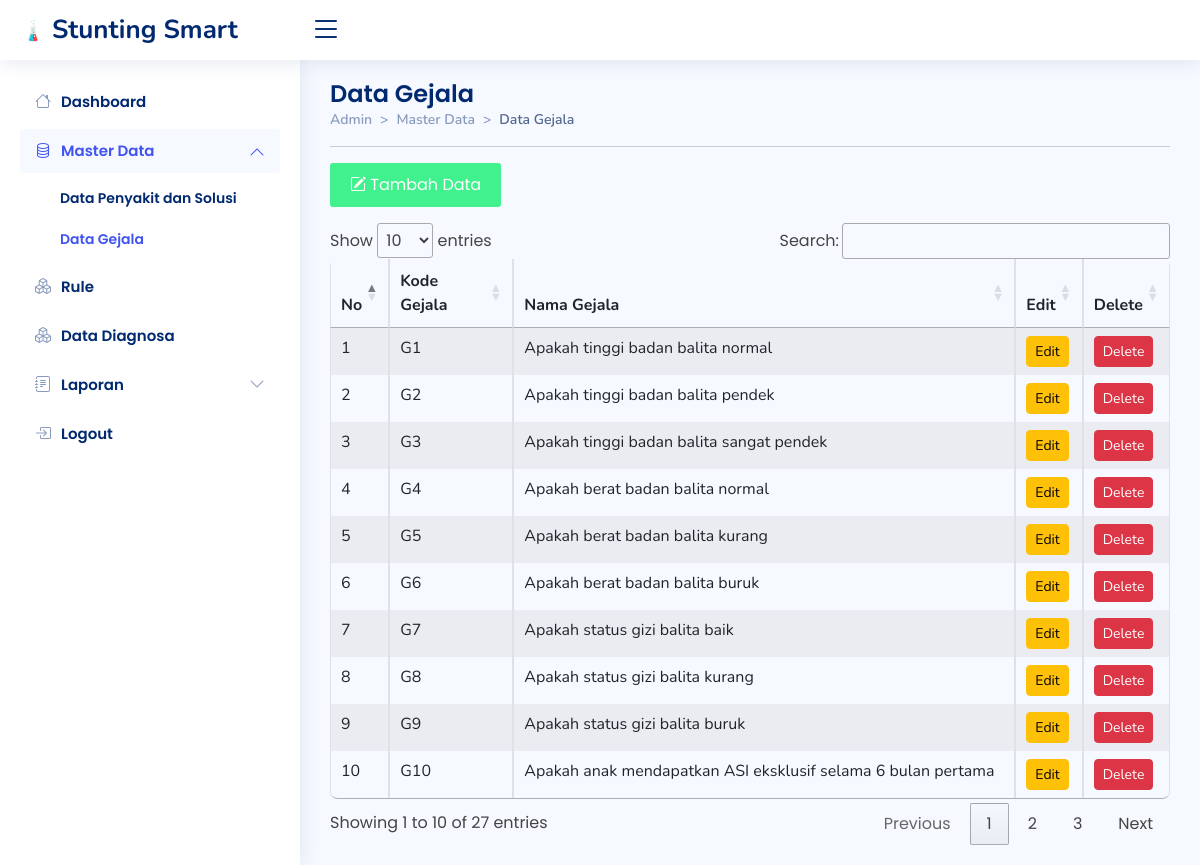
Screenshot of /admin/gejala/gejala.php with the database file from the repository.
### tables this page shows
CREATE TABLE `tb_gejala` (
  `id` int(11) NOT NULL,
  `kdgejala` varchar(3) DEFAULT NULL,
  `gejala` text DEFAULT NULL
);

### admin/gejala/gejala.php (the view, shortened to what this page needs)
<!DOCTYPE html>
<html lang="en">
<head>
  <link href="../../assets/vendor/bootstrap/css/bootstrap.min.css" rel="stylesheet">
  <link rel="stylesheet" href="https://cdn.jsdelivr.net/npm/bootstrap-icons@1.10.2/font/bootstrap-icons.css">
  <link href="../../assets/vendor/boxicons/css/boxicons.min.css" rel="stylesheet">
  <link href="../../assets/vendor/quill/quill.snow.css" rel="stylesheet">
  <link href="../../assets/vendor/quill/quill.bubble.css" rel="stylesheet">
  <link href="../../assets/vendor/remixicon/remixicon.css" rel="stylesheet">
  <link href="../../assets/vendor/simple-datatables/style.css" rel="stylesheet">
  <link rel="stylesheet" href="https://cdn.datatables.net/1.12.1/css/jquery.dataTables.min.css">
  <link href="../../assets/css/style.css" rel="stylesheet">
</head>
<body>
  <header id="header" class="header fixed-top d-flex align-items-center">
    <div class="d-flex align-items-center justify-content-between">
      <a href="../index.php" class="logo d-flex align-items-center">
        <img src="../../assets/img/logo.png" alt="">
        <span class="d-none d-lg-block">Stunting Smart</span>
      </a>
      <i class="bi bi-list toggle-sidebar-btn"></i>
    </div>
  </header>
  <aside id="sidebar" class="sidebar">
    <ul class="sidebar-nav" id="sidebar-nav">
      <li class="nav-item">
        <a class="nav-link collapsed" href="../index.php">
          <i class="bi bi-house"></i>
          <span>Dashboard</span>
        </a>
      </li>
      <li class="nav-item">
        <a class="nav-link" data-bs-target="#components-nav" data-bs-toggle="collapse" href="#">
          <i class="bi bi-database"></i><span>Master Data</span><i class="bi bi-chevron-down ms-auto"></i>
        </a>
        <ul id="components-nav" class="nav-content collapse show" data-bs-parent="#sidebar-nav">
          <li>
            <a href="../penyakit/penyakit.php">
              <span>Data Penyakit dan Solusi</span>
            </a>
          </li>
          <li>
            <a href="../gejala/gejala.php" class="active">
              <span>Data Gejala</span>
            </a>
          </li>
        </ul>
      </li>
      <li class="nav-item">
        <a class="nav-link collapsed" href="../rules/rules.php">
          <i class="bi bi-boxes"></i>
          <span>Rule</span>
        </a>
      </li>
      <li class="nav-item">
        <a class="nav-link collapsed" href="../data_diagnosis.php">
          <i class="bi bi-boxes"></i>
          <span>Data Diagnosa</span>
        </a>
      </li>
      <li class="nav-item">
        <a class="nav-link collapsed" data-bs-target="#forms-nav" data-bs-toggle="collapse" href="#">
          <i class="bi bi-journal-text"></i><span>Laporan</span><i class="bi bi-chevron-down ms-auto"></i>
        </a>
      </li>
      <li class="nav-item">
        <a class="nav-link collapsed" href="javascript:;" data-bs-toggle="modal" data-bs-target="#logoutmodal">
          <i class="bi bi-box-arrow-in-right"></i>
          <span>Logout</span>
        </a>
      </li>
    </ul>
  </aside>
  <main id="main" class="main">
    <div class="pagetitle">
      <h1>Data Gejala</h1>
      <nav style="--bs-breadcrumb-divider: '>';">
        <ol class="breadcrumb">
          <li class="breadcrumb-item"><a href="../index.html">Admin</a></li>
          <li class="breadcrumb-item">Master Data</li>
          <li class="breadcrumb-item active">Data Gejala</li>
        </ol>
      </nav>
      <hr>
    </div>
    <section>
      <div class="row">
        <div class="col-md-12">
          <button type="button" class="tambah btn-md mb-3" data-bs-toggle="modal" data-bs-target="#tambahmodal"><i class="bi bi-pencil-square"></i> Tambah Data</button>
          <div class="table-responsive">
            <table id="myTable" class="table table-striped table-hover table-bordered">
              <thead>
                <tr>
                  <th>No</th>
                  <th>Kode Gejala</th>
                  <th>Nama Gejala</th>
                  <th>Edit</th>
                  <th>Delete<input type="hidden" id="texthapus"></th>
                </tr>
              </thead>
              <tbody>
                <?php
                include "../koneksi.php";
                $sql = "SELECT * FROM tb_gejala  ORDER BY id";
                $qry = mysqli_query($koneksi, $sql) or die("SQL Error" . mysqli_error($koneksi));
                $no = 0;
                while ($data = mysqli_fetch_array($qry)) {
                  $no++;
                ?>
                  <tr>
                    <td><?php echo $no; ?></td>
                    <td><?php echo $data['kdgejala']; ?></td>
                    <td><?php echo $data['gejala']; ?></td>
                    <td><a href="./editgejala.php?id=<?php echo $data['id']; ?>" class="btn btn-warning btn-sm">Edit</a></td>
                    <td><a onClick="return HapusData('<?php echo $data['id']; ?>');" class="btn btn-danger btn-sm" data-bs-toggle="modal" data-bs-target="#hapusmodal">Delete</a>
                    </td>
                  </tr><?php } ?>
              </tbody>
            </table>
          </div>
        </div>
      </div>
    </section>
  </main>
</body>
</html>

### assets/css/style.css (style rules this page uses)
:root { scroll-behavior: smooth; }
body { font-family: "Poppins", sans-serif; background: #f6f9ff; color: #444444; }
a { color: #41f18e; text-decoration: none; }
.tambah { color: #41f18e; text-decoration: none; }
span { font-family: "Poppins", sans-serif; }
h1, h2, h3, h4, h5, h6 { font-family: "Poppins", sans-serif; }
#main { margin-top: 60px; padding: 20px 30px; transition: all 0.3s; }
.pagetitle { margin-bottom: 10px; }
.pagetitle h1 { font-size: 24px; margin-bottom: 0; font-weight: 600; color: #012970; }
.breadcrumb { font-size: 14px; font-family: "Nunito", sans-serif; color: #899bbd; font-weight: 600; }
.breadcrumb a { color: #899bbd; transition: 0.3s; }
.breadcrumb .breadcrumb-item::before { color: #899bbd; }
.breadcrumb .active { color: #51678f; font-weight: 600; }
.logo { line-height: 1; }
@media (min-width: 1200px) { .logo { width: 280px; } }
.logo img { max-height: 26px; margin-right: 6px; }
.logo span { font-size: 26px; font-weight: 700; color: #012970; font-family: "Nunito", sans-serif; }
.header { transition: all 0.5s; z-index: 997; height: 60px; box-shadow: 0px 2px 20px rgba(1, 41, 112, 0.1); background-color: #fff; padding-left: 20px; }
.header .toggle-sidebar-btn { font-size: 32px; padding-left: 10px; cursor: pointer; color: #012970; }
.sidebar { position: fixed; top: 60px; left: 0; bottom: 0; width: 300px; z-index: 996; transition: all 0.3s; padding: 20px; overflow-y: auto; scrollbar-width: thin; scrollbar-color: #aab7cf transparent; box-shadow: 0px 0px 20px rgba(1, 41, 112, 0.1); background-color: #fff; }
@media (min-width: 1200px) { #main, #footer { margin-left: 300px; } }
.sidebar-nav { padding: 0; margin: 0; list-style: none; }
.sidebar-nav li { padding: 0; margin: 0; list-style: none; }
.sidebar-nav .nav-item { margin-bottom: 5px; }
.sidebar-nav .nav-link { display: flex; align-items: center; font-size: 15px; font-weight: 600; color: #4154f1; transition: 0.3; background: #f6f9ff; padding: 10px 15px; border-radius: 4px; }
.sidebar-nav .nav-link i { font-size: 16px; margin-right: 10px; color: #4154f1; }
.sidebar-nav .nav-link.collapsed { color: #012970; background: #fff; }
.sidebar-nav .nav-link.collapsed i { color: #899bbd; }
.sidebar-nav .nav-link .bi-chevron-down { margin-right: 0; transition: transform 0.2s ease-in-out; }
.sidebar-nav .nav-link:not(.collapsed) .bi-chevron-down { transform: rotate(180deg); }
.sidebar-nav .nav-content { padding: 5px 0 0 0; margin: 0; list-style: none; }
.sidebar-nav .nav-content a { display: flex; align-items: center; font-size: 14px; font-weight: 600; color: #012970; transition: 0.3; padding: 10px 0 10px 40px; transition: 0.3s; }
.sidebar-nav .nav-content a:hover, .sidebar-nav .nav-content a.active { color: #4154f1; }

### admin/gejala/gejala.php (style rules this page uses)
.table { border-radius: 40px; overflow: hidden; font-family: "Nunito", sans-serif; border-radius: 8px; overflow: hidden; }
.tambah { background-color: #41f18e; border: none; color: white; padding: 10px 20px; border-radius: 3px; }

### rows the page displays
tb_gejala: kdgejala "G1", gejala "Apakah tinggi badan balita normal"
tb_gejala: kdgejala "G2", gejala "Apakah tinggi badan balita pendek"
tb_gejala: kdgejala "G3", gejala "Apakah tinggi badan balita sangat pendek"
tb_gejala: kdgejala "G4", gejala "Apakah berat badan balita normal"
tb_gejala: kdgejala "G5", gejala "Apakah berat badan balita kurang"
tb_gejala: kdgejala "G6", gejala "Apakah berat badan balita buruk"
tb_gejala: kdgejala "G7", gejala "Apakah status gizi balita baik"
tb_gejala: kdgejala "G8", gejala "Apakah status gizi balita kurang"
tb_gejala: kdgejala "G9", gejala "Apakah status gizi balita buruk"
tb_gejala: kdgejala "G10", gejala "Apakah anak mendapatkan ASI eksklusif selama 6 bulan pertama"
